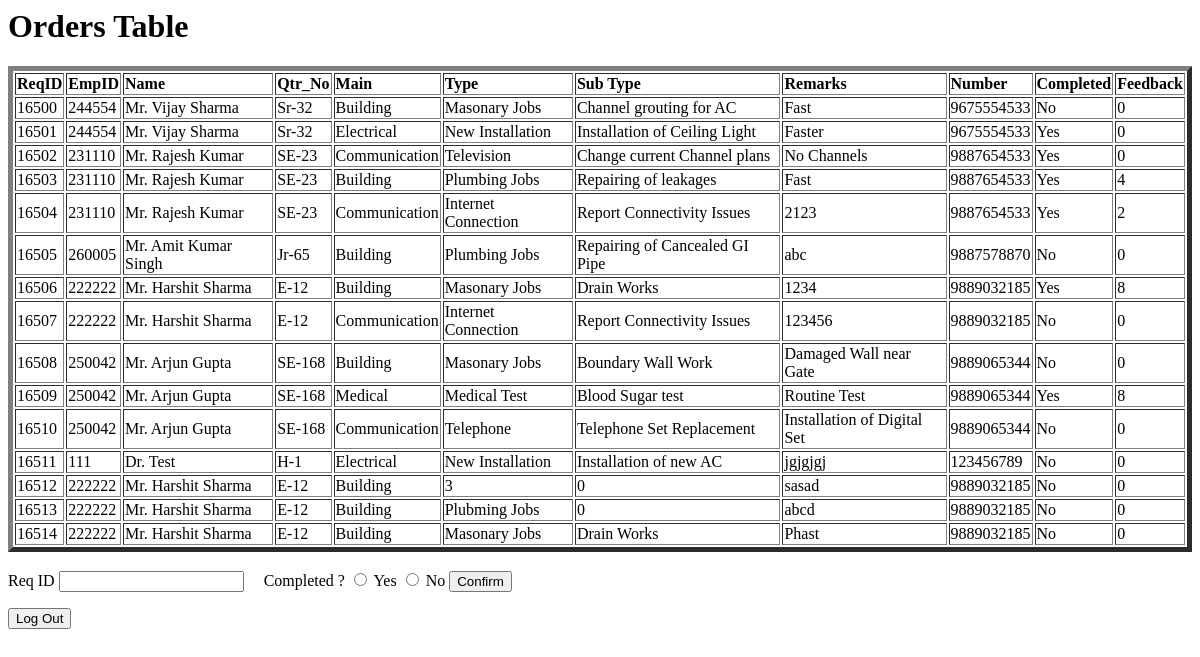
Before: /orderadmin with the older database file.
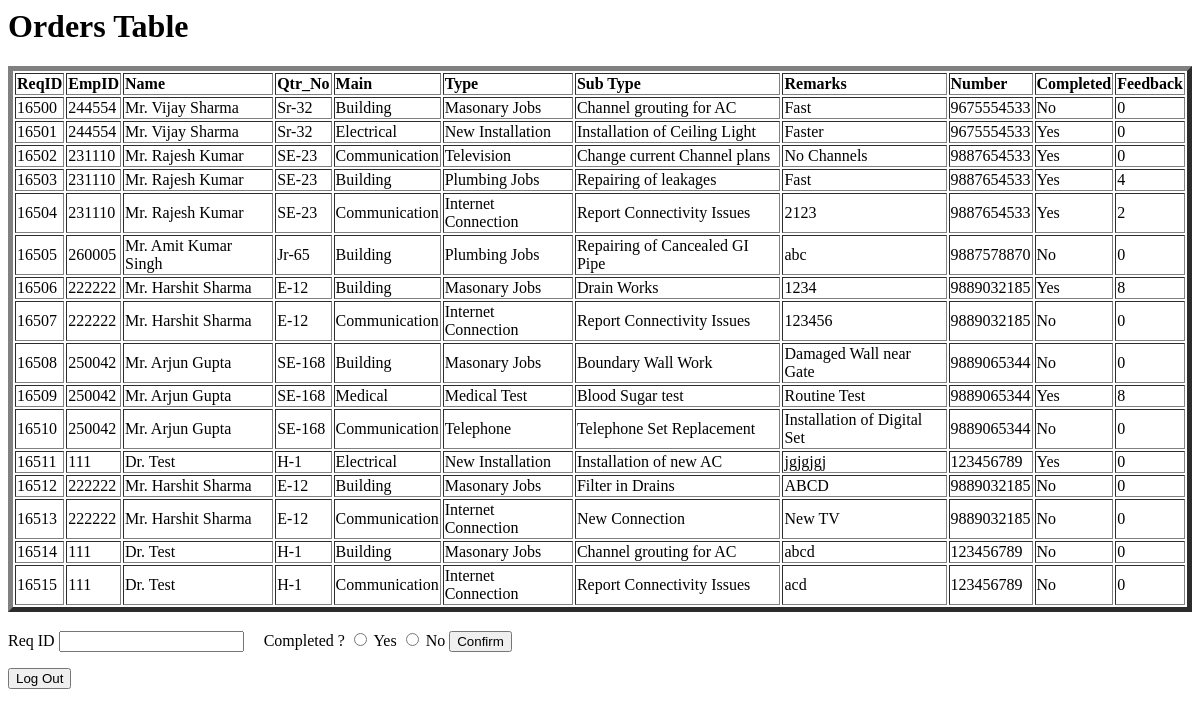
After: the same page with the newer database file.
### tables this page shows
CREATE TABLE `Orders` (`ReqID`, `EmpID`, `Name`, `Qtr`, `Main`, `Type`, `SType`, `Remarks`, `Number`, `Completed`, `Feedback`);

### project.py (the view)
@app.route('/orderadmin')
def adminview():
	con = sqlite3.connect("data.sqlite")
	con.row_factory= sqlite3.Row
	cur=con.cursor()
	cur.execute("Select * from Orders")
	rows=cur.fetchall()
	return render_template('adminview.html',rows=rows)

### templates/adminview.html (shortened to what this page needs)
<html>
<head>
</head>
   <body>
      <h1>Orders Table</h1>
      <table border =5>
      	<thead>
                  <td><b>ReqID</b></td>
      		<td><b>EmpID</b></td>
      		<td><b>Name</b></td>
      		<td><b>Qtr_No</b></td>
                  <td><b>Main</b></td>
                  <td><b>Type</b></td>
                  <td><b>Sub Type</b></td>
                  <td><b>Remarks</b></td>
      		<td><b>Number</b></td>
      		<td><b>Completed</b></td>
                  <td><b>Feedback</b></td>
      	</thead>
      	{% for row in rows %}
      	<tr>
      		<td> {{row[0]}}</td>
      		<td> {{row[1]}}</td>
      		<td> {{row[2]}}</td>
      		<td> {{row[3]}}</td>
      		<td> {{row[4]}}</td>
      		<td> {{row[5]}}</td>
                  <td> {{row[6]}}</td>
                  <td> {{row[7]}}</td>
                  <td> {{row[8]}}</td>
                  <td> {{row[9]}}</td>
                  <td> {{row[10]}}</td>
      	</tr>
      	{% endfor %}
      </table>
      <br>
      <form action="/changecomp" method="POST">
            Req ID <input type="text" name="rid">
            &nbsp;&nbsp;&nbsp;&nbsp;Completed ?  <input type="radio" name="comp" value="Yes"> Yes
            <input type="radio" name="comp" value="No"> No
            <input type="submit" value="Confirm"><br>
      </form>
      <form action="/" method="GET">
            <input type="submit" Value="Log Out">
      </form>
   </body>
</html>

Changed rows visible on the page:
changed Orders "Installation of new AC": Completed "No" → "Yes"
changed Orders: Type "3" → "Masonary Jobs"; SType "0" → "Filter in Drains"; Remarks "sasad" → "ABCD"
changed Orders: Main "Building" → "Communication"; Type "Plubming Jobs" → "Internet Connection"; SType "0" → "New Connection"; Remarks "abcd" → "New TV"
changed Orders: EmpID "222222" → "111"; Name "Mr. Harshit Sharma" → "Dr. Test"; Qtr "E-12" → "H-1"; SType "Drain Works" → "Channel grouting for AC"; Remarks "Phast" → "abcd"; Number "9889032185" → "123456789"
added Orders: ReqID "16515", EmpID "111", Name "Dr. Test", Qtr "H-1", Main "Communication", Type "Internet Connection", SType "Report Connectivity Issues", Remarks "acd", Number "123456789", Completed "No", Feedback "0"
